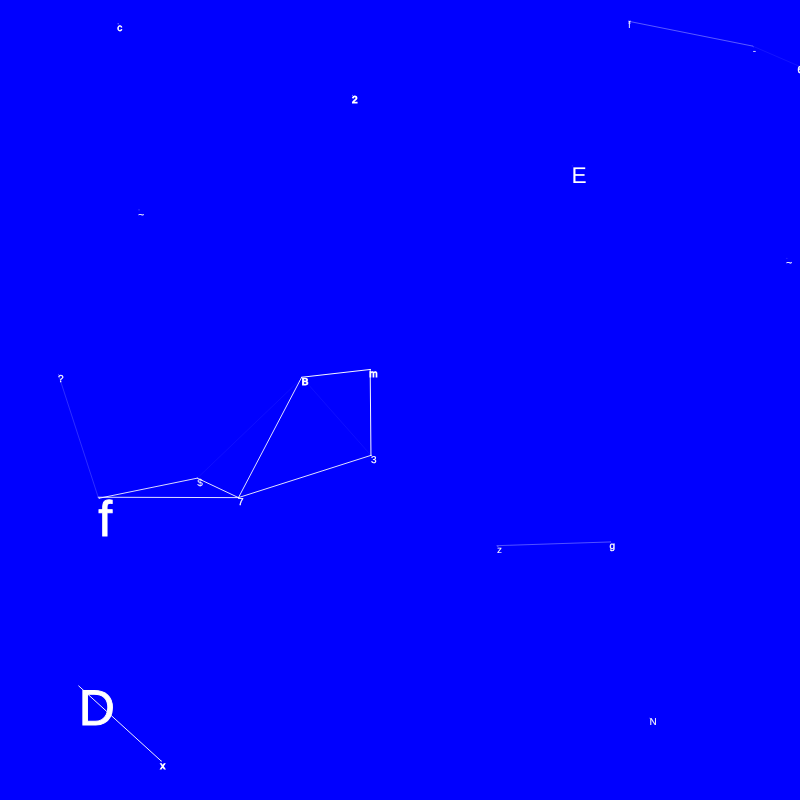
Frame 1 (no input)
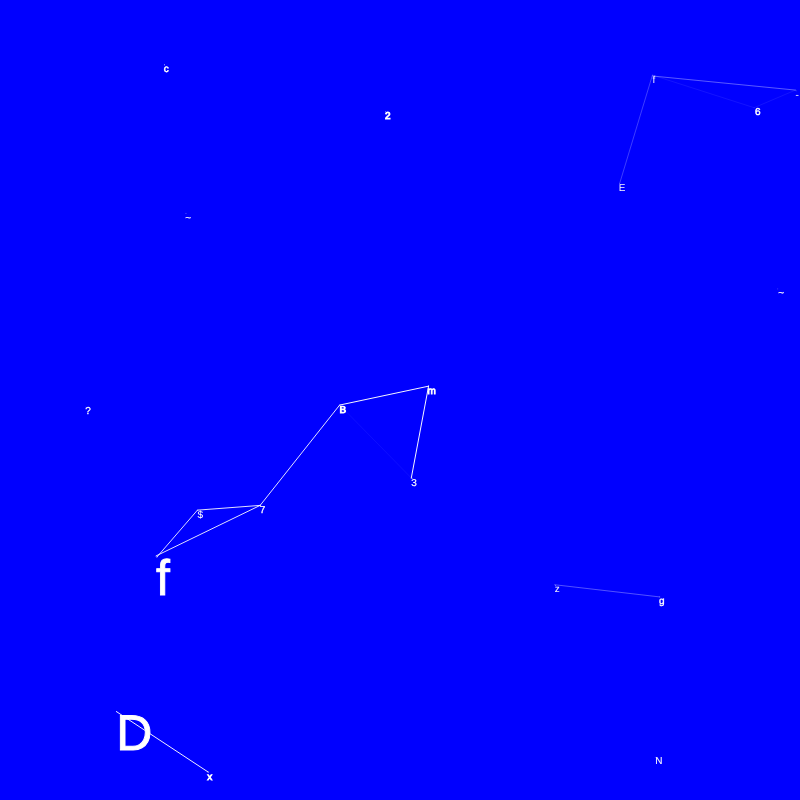
Frame 60 (no input)
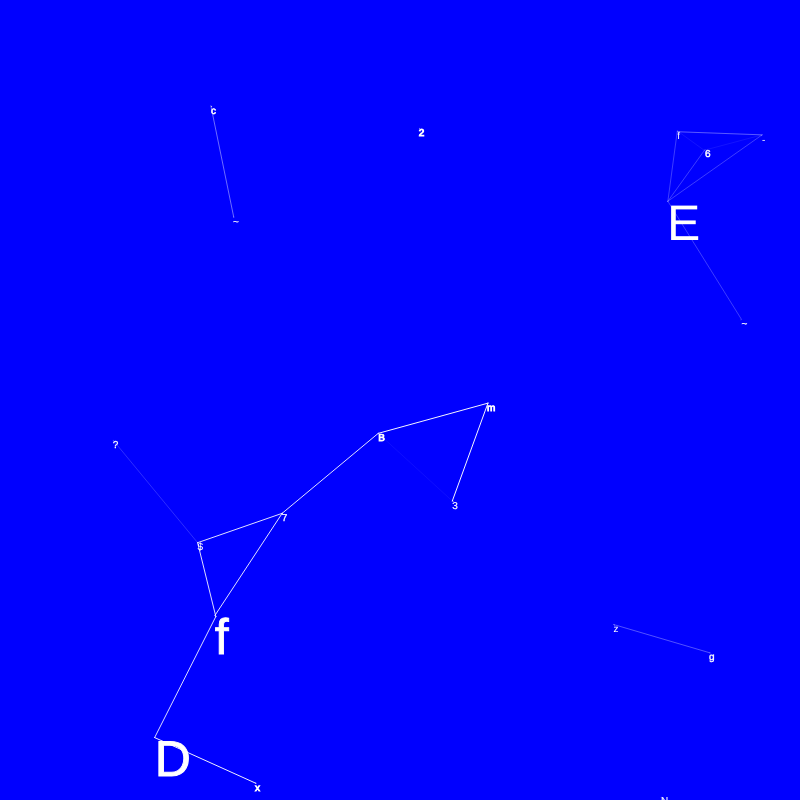
Frame 120 (the mouse pressed at the canvas centre since frame 60)

The p5.js sketch that drew these frames (run headless with seeded random() and noise() and a simulated clock; from frame 60 on, the mouse is pressed at the canvas centre):

// p5.js sketch
// ── sketch.js
var angle = 0;
let particles = [];
let n = 20;
const ascii = 'abcdefghijklmnopqrstuvwxyzABCDEFGHIJKLMNOPQRSTUVWXYZ123456789~!@#$%^&*()_+{}|:?><,./;[]=-';
let charIndex = 0;

function setup() {
  	createCanvas(800, 800);
	for (let i = 0; i < n; i++) {
		particles.push(new Particle());
	}
  	// background(0, 0, 255);
}

function draw() {
  	background(0, 0, 255);
	angle += 1.5;
	if (angle > 360)
		angle = 0;
	var radius = 5;
	var x = radius * cos(radians(angle));
	var y = radius * sin(radians(angle));
	
	fill(255);
	noStroke();	
	for (let i = 0; i  < particles.length; i++) {
		particles[i].createParticle();
		particles[i].moveParticle();
		particles[i].joinParticle(particles.slice(i));
	}
	textSize(50);
	fill(0, 255, 0);

}

class Particle {
	constructor()
	{
		this.x = random(width);
		this.y = random(height);
		this.size = random(1, 30);
		this.randChar = int(random(0, ascii.length));
		this.xSpeed = random(0, 1);
		this.ySpeed = random(0, 1);
		this.thickness = (random(0, 1));
	}

	createParticle()
	{
		textSize(this.size);
		text(ascii[this.randChar], this.x, this.y, this.size);
	}

	moveParticle()
	{
		let vec = createVector(0, 0);
		vec.add(this.xSpeed, this.ySpeed);
		this.x += vec.x;
		this.y += vec.y;
		if (this.x > width || this.x < 0)
			this.xSpeed *= -1;
		if (this.y > height || this.y < 0)
			this.ySpeed *= -1;
	}

	joinParticle(particles)
	{ 
	for (let i = 0; i < particles.length; i++) {
			let dis = dist(this.x, this.y, particles[i].x, particles[i].y);
			if (dis < 150)
			{
				charIndex = i; 
				stroke(255);
				strokeWeight(this.thickness);
				line(this.x, this.y, particles[i].x, particles[i].y);
				this.size = 50;
				particles[i].size = 50;
				// text(ascii[charIndex], width / 2, height / 2);
			}
			else
			{
				this.size = 10;
				particles[i].size = 10;
			}
	}	
	}
}
